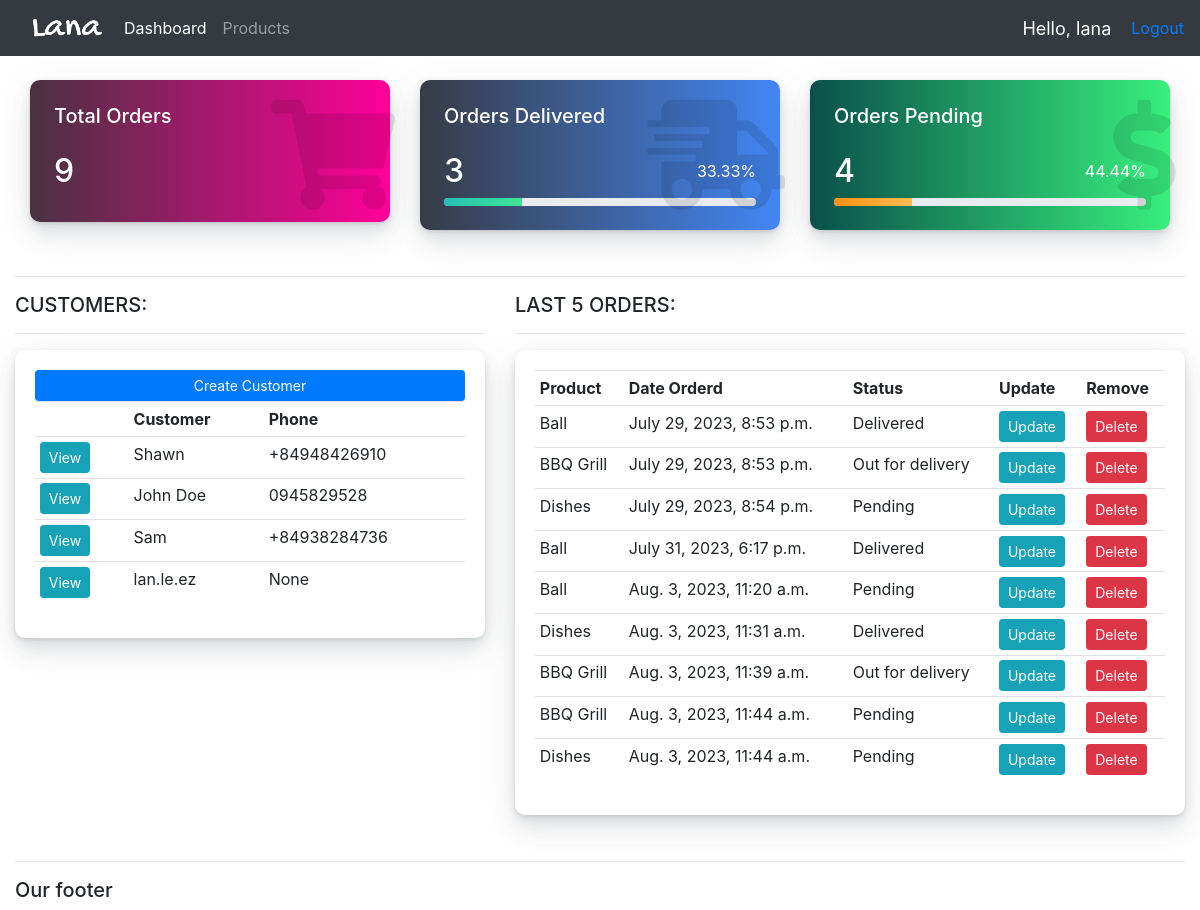
The app's page / (signed in) with its own data.
### accounts/models.py (models this page shows, shortened)
class Customer(models.Model):
    user = models.OneToOneField(User, null=True, blank=True, on_delete=models.CASCADE)
    name = models.CharField(max_length=200, null=True)
    phone = models.CharField(max_length=200, null=True)
    email = models.CharField(max_length=200, null=True)
    profile_pic = models.ImageField(default="profile1.png", null=True, blank=True)
    date_created = models.DateTimeField(auto_now_add=True, null=True)

class Order(models.Model):
    STATUS = (
        ('Pending', 'Pending'),
        ('Out for delivery', 'Out for delivery'),
        ('Delivered', 'Delivered'),
    )
    customer = models.ForeignKey(Customer, null=True, on_delete=models.SET_NULL)
    product = models.ForeignKey(Product, null=True, on_delete=models.SET_NULL)
    date_created = models.DateTimeField(auto_now_add=True, null=True)
    status = models.CharField(max_length=200, null=True, choices=STATUS)
    note = models.CharField(max_length=1000, blank=True)

class Product(models.Model):
    CATEGORY = (
        ('Indoor', 'Indoor'),
        ('Out Door', 'Out Door'),
    )
    name = models.CharField(max_length=200, null=True)
    price = models.FloatField(null=True)
    category = models.CharField(max_length=200, null=True, choices=CATEGORY)
    description = models.CharField(max_length=200, null=True, blank=True)
    date_created = models.DateTimeField(auto_now_add=True, null=True)
    tags = models.ManyToManyField(Tag)
    def __str__(self):
        return self.name

### accounts/decorators.py (the view)
    def wrapper_function(request, *args, **kwargs):
        group = None
        if request.user.groups.exists():
            group = request.user.groups.all()[0].name
        if group == 'customer':
            return redirect('user-page')
        if group == 'admin':
            return view_func(request, *args, **kwargs)

### accounts/views.py (called while the page is built)
@login_required(login_url='login')
@admin_only
def home(request):
    orders = Order.objects.all()
    customers = Customer.objects.all()
    total_customers = customers.count()
    total_orders = orders.count()
    delivered = orders.filter(status='Delivered').count()
    pending = orders.filter(status='Pending').count()
    percent_delivered = round((delivered/total_orders)*100,2)
    percent_pending = round((pending/total_orders)*100,2)
    context = {'orders': orders, 'customers': customers, 'total_orders': total_orders,
               'delivered': delivered, 'pending': pending, 'percent_delivered': percent_delivered,
               'percent_pending': percent_pending}
    return render(request, 'accounts/dashboard.html', context)

### accounts/templates/accounts/dashboard.html
{% extends 'accounts/main.html' %}
{% block content %}
<br>
{% include 'accounts/status.html' %}
<hr>
<div class="row">
    <div class="col-md-5">
        <h5>CUSTOMERS:</h5>
        <hr>
        <div class="card card-body">
            <a class="btn btn-primary btn-sm btn-block" href="">Create Customer</a>
            <table class="table table-sm">
                <tr>
                    <th></th>
                    <th>Customer</th>
                    <th>Phone</th>
                </tr>
                {% for customer in customers %}
                    <tr>
                        <td><a class="btn btn-sm btn-info" href="{% url 'customer' customer.id %}">View</a></td>
                        <td>{{ customer.name }}</td>
                        <td>{{ customer.phone }}</td>
                    </tr>
                {% endfor %}
            </table>
        </div>
    </div>
    <div class="col-md-7">
        <h5>LAST 5 ORDERS:</h5>
        <hr>
        <div class="card card-body">
            <table class="table table-sm">
                <tr>
                    <th>Product</th>
                    <th>Date Orderd</th>
                    <th>Status</th>
                    <th>Update</th>
                    <th>Remove</th>
                </tr>
                {% for order in orders %}
                    <tr>
                        <td>{{ order.product }}</td>
                        <td>{{ order.date_created }}</td>
                        <td>{{ order.status }}</td>
                        <td><a class="btn btn-sm btn-info" href="{% url 'update_order' order.id %}">Update</a></td>
                        <td><a class="btn btn-sm btn-danger" href="{% url 'delete_order' order.id %}">Delete</a></td>
                    </tr>
                {% endfor %}
            </table>
        </div>
    </div>
</div>
{% endblock %}

### accounts/templates/accounts/main.html (shortened to what this page needs)
{%load static%}
<!DOCTYPE html>
<html>
    <head>
        <link rel="stylesheet" href="https://cdn.jsdelivr.net/npm/bootstrap@4.0.0/dist/css/bootstrap.min.css">
        <link rel="stylesheet" type="text/css" href="{% static '/css/main.css' %}">
    </head>
    <body>
        {% include 'accounts/navbar.html' %}
        <div class="container-fluid">
            {% block content %}
            {% endblock %}
            <hr>
            <h5>Our footer</h5>
        </div>
    </body>
</html>

### accounts/templates/accounts/navbar.html (shortened to what this page needs)
{% load static %}
<nav class="navbar navbar-expand-lg navbar-dark bg-dark">
    <img src="{% static 'images/logo.png' %}" width="100vh" align-items="center">
    <div class="collapse navbar-collapse" id="navbarNavAltMarkup">
      <div class="navbar-nav">
        {% if request.user.is_staff %}
        <a class="nav-item nav-link active" href="{% url 'home' %}">Dashboard</a>
        <a class="nav-item nav-link" href="{% url 'products' %}">Products</a>
        {% else %}
        <a class="nav-item nav-link" href="{% url 'account' %}">Settings</a>
        {% endif %}
      </div>
    </div>
    <span id="hello-msg">Hello, {{request.user}}</span>
    <span><a class="hello-msg" href="{% url 'logout' %}">Logout</a></span>
  </nav>

### accounts/templates/accounts/status.html (shortened to what this page needs)
<link rel="stylesheet" href="https://cdnjs.cloudflare.com/ajax/libs/font-awesome/5.12.1/css/all.min.css" />
<div class="col-md-12 ">
    <div class="row ">
        <div class="col-xl-4 col-lg-8">
            <div class="card l-bg-cherry">
                <div class="card-statistic-3 p-4">
                    <div class="card-icon card-icon-large"><i class="fas fa-shopping-cart"></i></div>
                    <div class="mb-4">
                        <h5 class="card-title mb-0">Total Orders</h5>
                    </div>
                    <div class="row align-items-center mb-2 d-flex">
                        <div class="col-8">
                            <h2 class="d-flex align-items-center mb-0">
                                {{total_orders}}
                            </h2>
                        </div>
                    </div>
                </div>
            </div>
        </div>
        <div class="col-xl-4 col-lg-8">
            <div class="card l-bg-blue-dark">
                <div class="card-statistic-3 p-4">
                    <div class="card-icon card-icon-large"><i class="fas fa-shipping-fast"></i></div>
                    <div class="mb-4">
                        <h5 class="card-title mb-0">Orders Delivered</h5>
                    </div>
                    <div class="row align-items-center mb-2 d-flex">
                        <div class="col-8">
                            <h2 class="d-flex align-items-center mb-0">
                                {{delivered}}
                            </h2>
                        </div>
                        <div class="col-4 text-right">
                            <span>{{percent_delivered}}% </span>
                        </div>
                    </div>
                    <div class="progress mt-1 " data-height="8" style="height: 8px;">
                        <div class="progress-bar l-bg-green" role="progressbar" data-width="25%" aria-valuenow="25" aria-valuemin="0" aria-valuemax="100" style="width: 25%;"></div>
                    </div>
                </div>
            </div>
        </div>
        <div class="col-xl-4 col-lg-8">
            <div class="card l-bg-green-dark">
                <div class="card-statistic-3 p-4">
                    <div class="card-icon card-icon-large"><i class="fas fa-dollar-sign"></i></div>
                    <div class="mb-4">
                        <h5 class="card-title mb-0">Orders Pending</h5>
                    </div>
                    <div class="row align-items-center mb-2 d-flex">
                        <div class="col-8">
                            <h2 class="d-flex align-items-center mb-0">
                                {{pending}}
                            </h2>
                        </div>
                        <div class="col-4 text-right">
                            <span>{{percent_pending}}%</span>
                        </div>
                    </div>
                    <div class="progress mt-1 " data-height="8" style="height: 8px;">
                        <div class="progress-bar l-bg-orange" role="progressbar" data-width="25%" aria-valuenow="25" aria-valuemin="0" aria-valuemax="100" style="width: 25%;"></div>
                    </div>
                </div>
            </div>
        </div>
    </div>
</div>

### static/css/main.css (style rules this page uses)
.card { background-color: #fff; border-radius: 10px; border: none; position: relative; margin-bottom: 30px; box-shadow: 0 0.46875rem 2.1875rem rgba(90,97,105,0.1), 0 0.9375rem 1.40625rem rgba(90,97,105,0.1), 0 0.25rem 0.53125rem rgba(90,97,105,0.12), 0 0.125rem 0.1875rem rgba(90,97,105,0.1); }
.l-bg-cherry { background: linear-gradient(to right, #493240, #f09) !important; color: #fff; }
.l-bg-blue-dark { background: linear-gradient(to right, #373b44, #4286f4) !important; color: #fff; }
.l-bg-green-dark { background: linear-gradient(to right, #0a504a, #38ef7d) !important; color: #fff; }
.card .card-statistic-3 .card-icon-large .fas, .card .card-statistic-3 .card-icon-large .far, .card .card-statistic-3 .card-icon-large .fab, .card .card-statistic-3 .card-icon-large .fal { font-size: 110px; }
.card .card-statistic-3 .card-icon { text-align: center; line-height: 50px; margin-left: 15px; color: #000; position: absolute; right: -5px; top: 20px; opacity: 0.1; }
.l-bg-green { background: linear-gradient(135deg, #23bdb8 0%, #43e794 100%) !important; color: #fff; }
.l-bg-orange { background: linear-gradient(to right, #f9900e, #ffba56) !important; color: #fff; }

### accounts/templates/accounts/navbar.html (style rules this page uses)
#hello-msg { font-size: 18px; color: #fff; margin-right: 20px; }

### records on screen
Customer: name "Shawn", phone "+84948426910"
Customer: name "John Doe", phone "0945829528"
Customer: name "Sam", phone "+84938284736"
Customer: name "lan.le.ez", phone "None"
Order: product "Ball", date_created "July 29, 2023, 8:53 p.m.", status "Delivered"
Order: product "BBQ Grill", date_created "July 29, 2023, 8:53 p.m.", status "Out for delivery"
Order: product "Dishes", date_created "July 29, 2023, 8:54 p.m.", status "Pending"
Order: product "Ball", date_created "July 31, 2023, 6:17 p.m.", status "Delivered"
Order: product "Ball", date_created "Aug. 3, 2023, 11:20 a.m.", status "Pending"
Order: product "Dishes", date_created "Aug. 3, 2023, 11:31 a.m.", status "Delivered"
Order: product "BBQ Grill", date_created "Aug. 3, 2023, 11:39 a.m.", status "Out for delivery"
Order: product "BBQ Grill", date_created "Aug. 3, 2023, 11:44 a.m.", status "Pending"
Order: product "Dishes", date_created "Aug. 3, 2023, 11:44 a.m.", status "Pending"

### other values on screen
{{ request.user }} "lana"
{{ total_orders }} "9"
{{ delivered }} "3"
{{ percent_delivered }} "33.33"
{{ pending }} "4"
{{ percent_pending }} "44.44"
